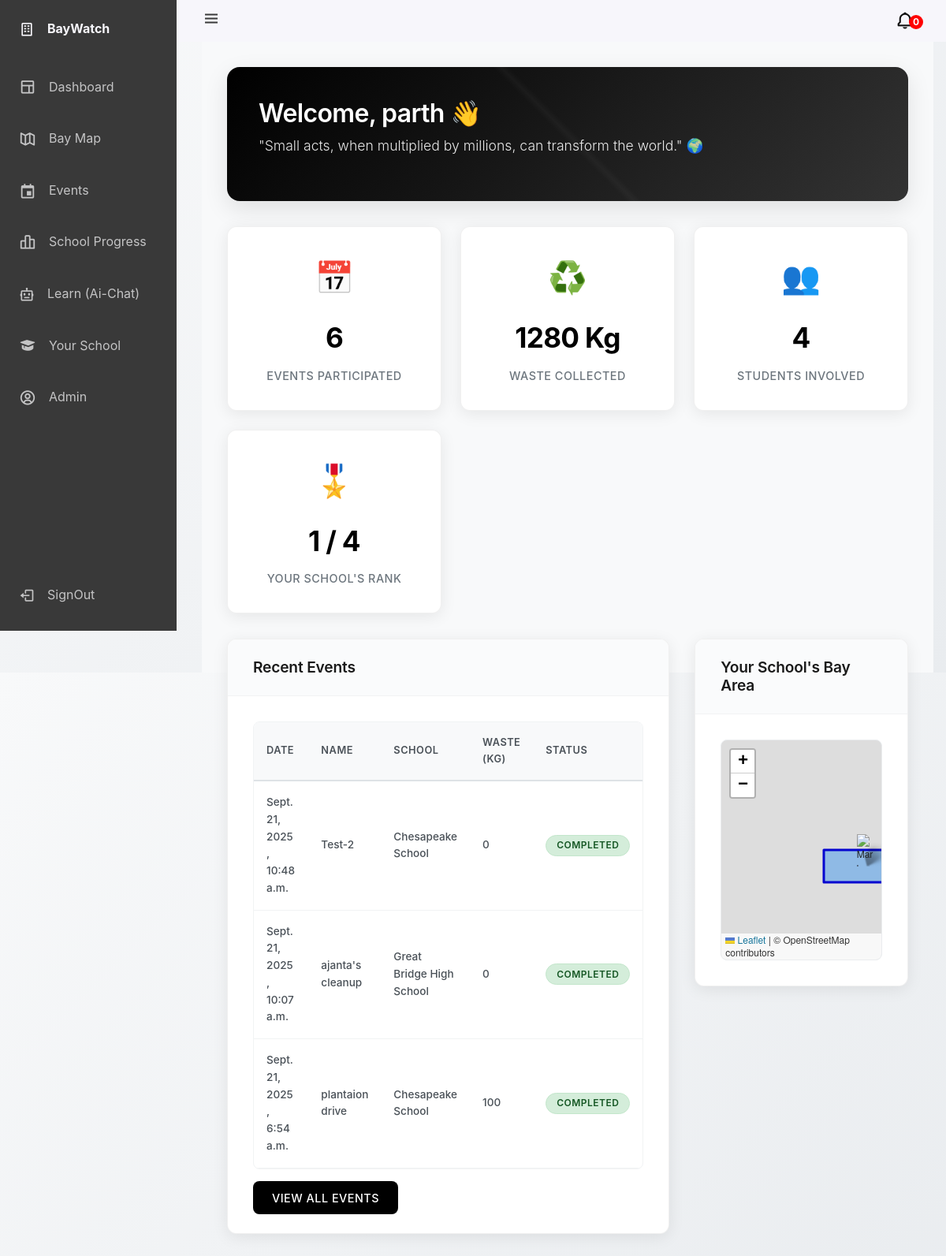
The app's page / (signed in) with its own data.
### dashboard/models.py (models this page shows, shortened)
class Events(models.Model):
    EVENT_TYPE_CHOICES = [
        ("cleanup", "cleanup"),
        ("workshop", "workshop"),
        ("plantation", "plantation"),
        ("awareness", "awareness"),
        ("research", "research"),
        ("other", "other"),
    ]
    name = models.CharField(max_length=256)
    description = models.TextField(default="no description provided")
    requirements = models.TextField(default="no requirements")
    event_type = models.CharField(
        max_length=56, choices=EVENT_TYPE_CHOICES, default="cleanup"
    )
    location = models.CharField(max_length=256)
    date = models.DateField()
    time = models.TimeField()
    expected_participants = models.IntegerField()
    waste_collected = models.IntegerField(default=0)
    plastic_collected = models.IntegerField(default=0)
    paper_collected = models.IntegerField(default=0)
    glass_collected = models.IntegerField(default=0)
    miscellaneous_collected = models.IntegerField(default=0)
    organised_by = models.ForeignKey(School, on_delete=models.CASCADE)
    created_at = models.DateTimeField(auto_now_add=True)

class School(models.Model):
    name = models.CharField(max_length=256)
    admin = models.ForeignKey(User, on_delete=models.CASCADE)
    adopted_section = models.CharField(max_length=256)
    no_of_students = models.IntegerField(default=0)
    theme_color = models.CharField(max_length=7, default="#ffffff")
    coordinate1_lat = models.DecimalField(max_digits=9, decimal_places=6)
    coordinate1_lng = models.DecimalField(max_digits=9, decimal_places=6)
    coordinate2_lat = models.DecimalField(max_digits=9, decimal_places=6)
    coordinate2_lng = models.DecimalField(max_digits=9, decimal_places=6)
    coordinate3_lat = models.DecimalField(max_digits=9, decimal_places=6)
    coordinate3_lng = models.DecimalField(max_digits=9, decimal_places=6)
    coordinate4_lat = models.DecimalField(max_digits=9, decimal_places=6)
    coordinate4_lng = models.DecimalField(max_digits=9, decimal_places=6)
    created_at = models.DateTimeField(auto_now_add=True)
    def __str__(self):
        return self.name

### dashboard/views.py (the view, shortened to what this page needs)
# urls.py: path("", dashboard, name="dashboard"),
def dashboard(request):
    if not request.user.is_authenticated:
        return redirect("login")
    total_schools = School.objects.count()
    school = Student.objects.filter(student=request.user).first().school
    events = EventParticipants.objects.filter(student=request.user)
    waste = events.aggregate(total=Sum("event__waste_collected"))["total"] or 0
    student_ids = (
        EventParticipants.objects.filter(event__in=events.values("event"))
        .values_list("student", flat=True)
        .distinct()
    )
    latest_participated_events = []
    if len(events) >= 3:
        latest_participated_events.append(list(events)[len(list(events)) - 1].event)
        latest_participated_events.append(list(events)[len(list(events)) - 2].event)
        latest_participated_events.append(list(events)[len(list(events)) - 3].event)
    else:
        for event in events:
            latest_participated_events.append(event.event)
    schools_with_waste = School.objects.annotate(
        total_waste=Sum("events__waste_collected")
    ).order_by("-total_waste")
    print(schools_with_waste)
    rank = 1
    for current_school in schools_with_waste:
        if current_school.id == school.id:
            break
        else:
            rank = rank + 1
    event_notifications_getter = Events.objects.filter(date__gt=timezone.now().date())
    event_notifications = []
    unregistered_events_count = len(event_notifications)
    return render(
        request,
        "dashboard.html",
        {
            "events_count": len(events),
            "waste": waste,
            "students_involved": len(student_ids),
            "latest_participated_events": latest_participated_events,
            "school": school,
            "school_rank": rank,
            "unregistered_events": event_notifications,
            "unregistered_events_count": unregistered_events_count,
            "total_no_of_schools": total_schools,
        },
    )

### templates/dashboard.html (shortened to what this page needs)
{% extends 'base.html' %}
{% block content %}
<div class="container">
        <div class="welcome-banner">
            <h1>Welcome, {{ request.user }} 👋</h1>
            <p>"Small acts, when multiplied by millions, can transform the world." 🌍</p>
        </div>
        <div class="stats-grid">
            <div class="stat-card">
                <div class="stat-icon">📅</div>
                <div class="stat-number">{{ events_count }}</div>
                <div class="stat-label">Events Participated</div>
            </div>
            <div class="stat-card">
                <div class="stat-icon">♻️</div>
                <div class="stat-number">{{waste}} Kg</div>
                <div class="stat-label">Waste Collected</div>
            </div>
            <div class="stat-card">
                <div class="stat-icon">👥</div>
                <div class="stat-number">{{ students_involved }}</div>
                <div class="stat-label">Students Involved</div>
            </div>
            <div class="stat-card">
                <div class="stat-icon">🎖️</div>
                <div class="stat-number">{{ school_rank }} / {{ total_no_of_schools }}</div>
                <div class="stat-label">your School's Rank</div>
            </div>
        </div>
        <div class="main-grid">
            <div class="events-section">
                <div class="card">
                    <div class="card-header">
                        <h3>Recent Events</h3>
                    </div>
                    <div class="card-body">
                        <div class="table-container">
                            <table class="modern-table">
                                <thead>
                                    <tr>
                                        <th>Date</th>
                                        <th>Name</th>
                                        <th>School</th>
                                        <th>Waste (Kg)</th>
                                        <th>Status</th>
                                    </tr>
                                </thead>
                                <tbody>
                                    {% for event in latest_participated_events %}
                                    <tr>
                                        <td>{{ event.created_at }}</td>
                                        <td>{{ event.name }}</td>
                                        <td>{{ event.organised_by.name }}</td>
                                        <td>{{ event.waste_collected }}</td>
                                        <td><span class="badge completed">Completed</span></td>
                                    </tr>
                                    {% endfor %}
                                </tbody>
                            </table>
                        </div>
                        <a href="{% url 'events' %}" class="view-all-btn">View All Events</a>
                    </div>
                </div>
            </div>
            <div class="map-section">
                <div class="card">
                    <div class="card-header">
                        <h3>Your School's Bay Area</h3>
                    </div>
                    <div class="card-body">
                        <div id="mini-map"></div>
                    </div>
                </div>
            </div>
        </div>
    </div>
{% endblock %}

### templates/base.html (style rules this page uses)
:root { --header-height: 2.3rem; --nav-width: 68px; --first-color: #393939; --first-color-light: #c4c4c5; --white-color: #F7F6FB; --body-font: 'Nunito', sans-serif; --normal-font-size: 1rem; --z-fixed: 100; }
body { position: relative; background-color: #c4c4c5; margin: var(--header-height) 0 0 0; padding: 0 1rem; font-family: var(--body-font); font-size: var(--normal-font-size); transition: 0.5s; }
a { text-decoration: none; }
.body-pd { padding-left: calc(var(--nav-width) + 1rem); }
@media screen and (min-width: 768px) { body { margin: calc(var(--header-height) + 1rem) 0 0 0; padding-left: calc(var(--nav-width) + 2rem); } }
@media screen and (min-width: 768px) { .body-pd { padding-left: calc(var(--nav-width) + 188px); } }

### templates/dashboard.html (style rules this page uses)
* { margin: 0; padding: 0; box-sizing: border-box; }
body { font-family: 'Inter', -apple-system, BlinkMacSystemFont, 'Segoe UI', sans-serif; background: linear-gradient(135deg, #f8f9fa 0%, #e9ecef 100%); color: #212529; line-height: 1.6; min-height: 100vh; }
.container { max-width: 1200px; margin: 0 auto; padding: 2rem; }
.welcome-banner { background: linear-gradient(135deg, #000000 0%, #333333 100%); color: white; padding: 2.5rem; border-radius: 16px; margin-bottom: 2rem; box-shadow: 0 10px 30px rgba(0, 0, 0, 0.1); position: relative; overflow: hidden; }
.welcome-banner::before { content: ''; position: absolute; top: 0; left: 0; right: 0; bottom: 0; background: linear-gradient(45deg, transparent 49%, rgba(255, 255, 255, 0.03) 50%, transparent 51%); pointer-events: none; }
.welcome-banner h1 { font-size: 2rem; font-weight: 600; margin-bottom: 0.5rem; letter-spacing: -0.02em; }
.welcome-banner p { font-size: 1.1rem; opacity: 0.9; font-weight: 300; }
.stats-grid { display: grid; grid-template-columns: repeat(auto-fit, minmax(250px, 1fr)); gap: 1.5rem; margin-bottom: 2rem; }
.stat-card { background: white; padding: 2rem; border-radius: 12px; text-align: center; box-shadow: 0 4px 20px rgba(0, 0, 0, 0.08); transition: all 0.3s ease; border: 1px solid rgba(0, 0, 0, 0.06); position: relative; overflow: hidden; }
.stat-card::before { content: ''; position: absolute; top: 0; left: -100%; width: 100%; height: 2px; background: linear-gradient(90deg, transparent, #333333, transparent); transition: left 0.5s ease; }
.stat-icon { font-size: 2.5rem; margin-bottom: 1rem; display: block; }
.stat-number { font-size: 2.2rem; font-weight: 700; color: #000000; margin-bottom: 0.5rem; letter-spacing: -0.02em; }
.stat-label { color: #6c757d; font-weight: 500; font-size: 0.9rem; text-transform: uppercase; letter-spacing: 0.5px; }
.main-grid { display: grid; grid-template-columns: 2fr 1fr; gap: 2rem; }
.card { background: white; border-radius: 12px; box-shadow: 0 4px 20px rgba(0, 0, 0, 0.08); border: 1px solid rgba(0, 0, 0, 0.06); overflow: hidden; transition: all 0.3s ease; }
.card-header { padding: 1.5rem 2rem 1rem; border-bottom: 1px solid #f1f3f4; background: #fafbfc; }
.card-header h3 { font-size: 1.2rem; font-weight: 600; color: #1a1a1a; letter-spacing: -0.01em; }
.card-body { padding: 2rem; }
.table-container { margin-bottom: 1.5rem; border-radius: 8px; overflow: hidden; border: 1px solid #f1f3f4; }
.modern-table { width: 100%; border-collapse: collapse; font-size: 0.85rem; }
.modern-table th { background: #f8f9fa; padding: 1rem; text-align: left; font-weight: 600; color: #495057; text-transform: uppercase; letter-spacing: 0.5px; font-size: 0.8rem; border-bottom: 2px solid #dee2e6; }
.modern-table td { padding: 1rem; border-bottom: 1px solid #f1f3f4; color: #495057; font-weight: 500; }
.modern-table tbody tr { transition: background-color 0.2s ease; }
.badge { padding: 0.4rem 0.8rem; border-radius: 20px; font-size: 0.75rem; font-weight: 600; text-transform: uppercase; letter-spacing: 0.5px; }
.badge.completed { background: #d4edda; color: #155724; border: 1px solid #c3e6cb; }
.view-all-btn { background: #000000; color: white; border: none; padding: 0.8rem 1.5rem; border-radius: 8px; font-weight: 500; font-size: 0.9rem; cursor: pointer; transition: all 0.3s ease; text-transform: uppercase; letter-spacing: 0.5px; }
#mini-map { height: 280px; border-radius: 8px; border: 1px solid #e9ecef; filter: grayscale(20%); transition: filter 0.3s ease; }
.stat-card, .card { animation: fadeInUp 0.6s ease forwards; }
.stat-card:nth-child(2) { animation-delay: 0.1s; }
.stat-card:nth-child(3) { animation-delay: 0.2s; }
.stat-card:nth-child(4) { animation-delay: 0.3s; }

### records on screen
Events: created_at "Sept. 21, 2025, 10:48 a.m.", name "Test-2", organised_by.name "Chesapeake School", waste_collected "0"
Events: created_at "Sept. 21, 2025, 10:07 a.m.", name "ajanta's cleanup", organised_by.name "Great Bridge High School", waste_collected "0"
Events: created_at "Sept. 21, 2025, 6:54 a.m.", name "plantaion drive", organised_by.name "Chesapeake School", waste_collected "100"

### other values on screen
{{ unregistered_events_count }} "0"
{{ request.user }} "parth"
{{ events_count }} "6"
{{ waste }} "1280"
{{ students_involved }} "4"
{{ school_rank }} "1"
{{ total_no_of_schools }} "4"
